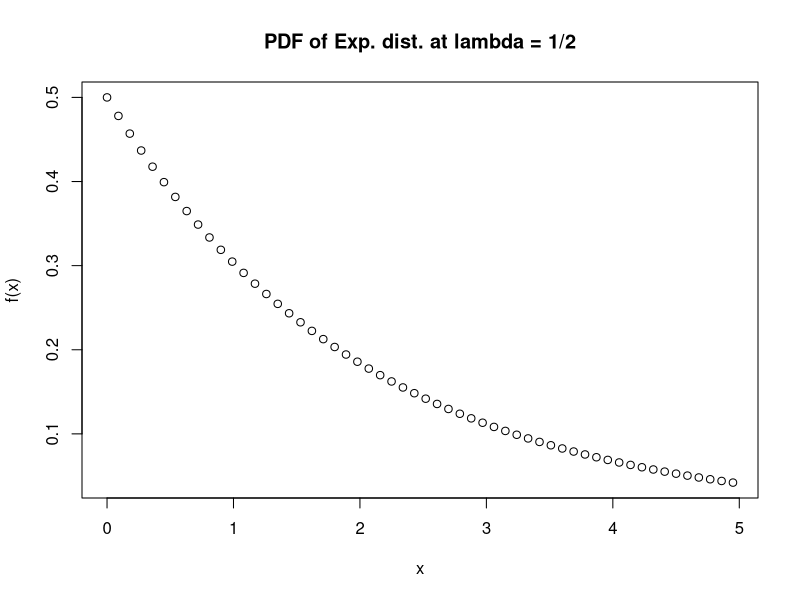
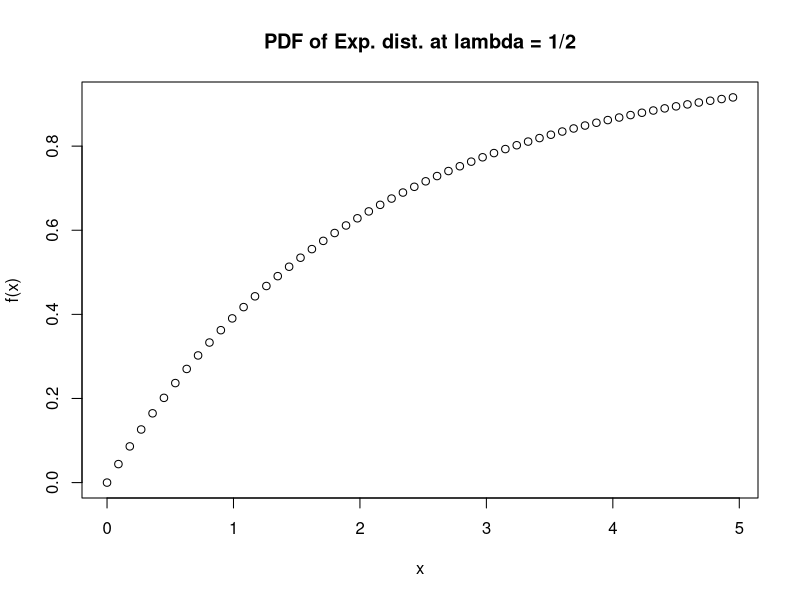
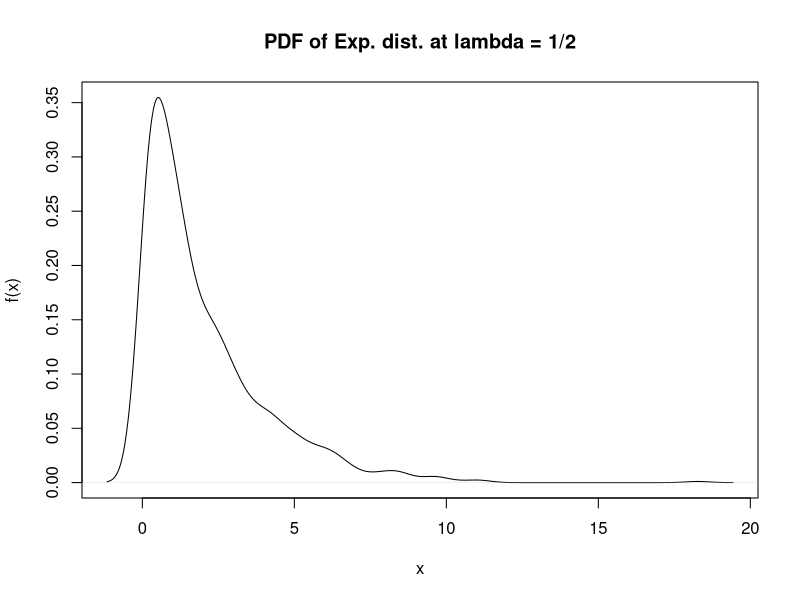

Generate these figures, in order, with R:
#q1
punif(10,0,60)

#q2
dexp(3,0.5)
x <- seq(0,5, by = 0.09) 
px <- dexp(x, rate = 1/2)
plot(x, px, xlab = "x", ylab = "f(x)", main = "PDF of Exp. dist. at lambda = 1/2")


pexp(3,0.5)

cx=pexp(x, rate = 1/2)
plot(x, cx, xlab = "x", ylab = "f(x)", main = "PDF of Exp. dist. at lambda = 1/2")


rx=rexp(1000,0.5)
plot(density(rx), xlab = "x", ylab = "f(x)", main = "PDF of Exp. dist. at lambda = 1/2")

#q3
dgamma(3,2,scale=1/3)
1-pgamma(1,2,3)
qgamma(0.70,2,3)

